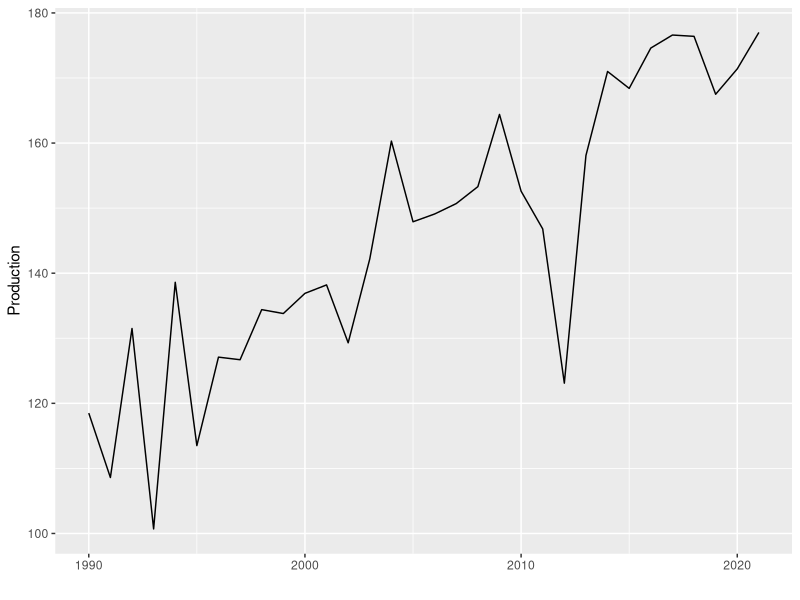
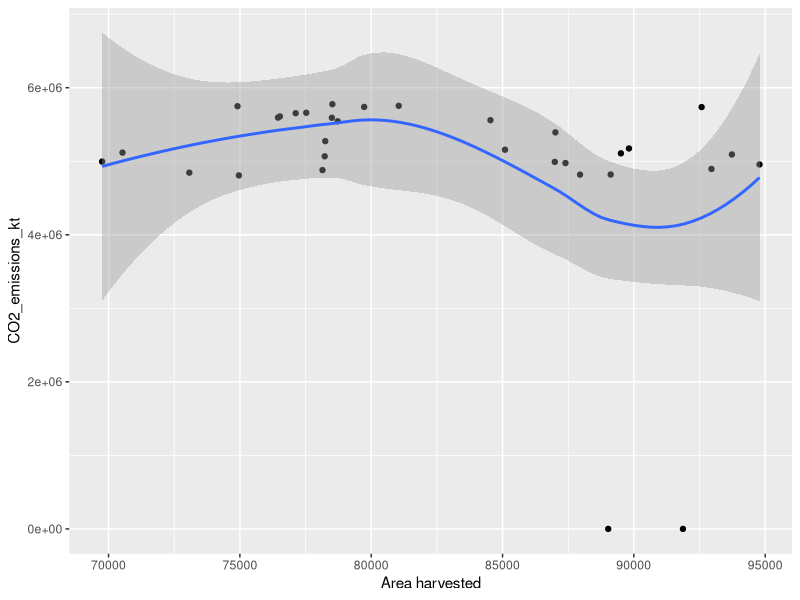
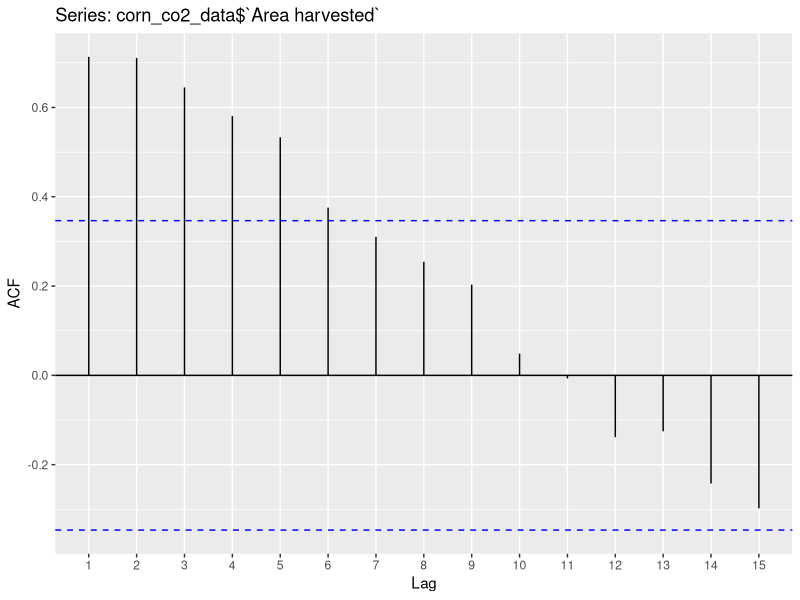
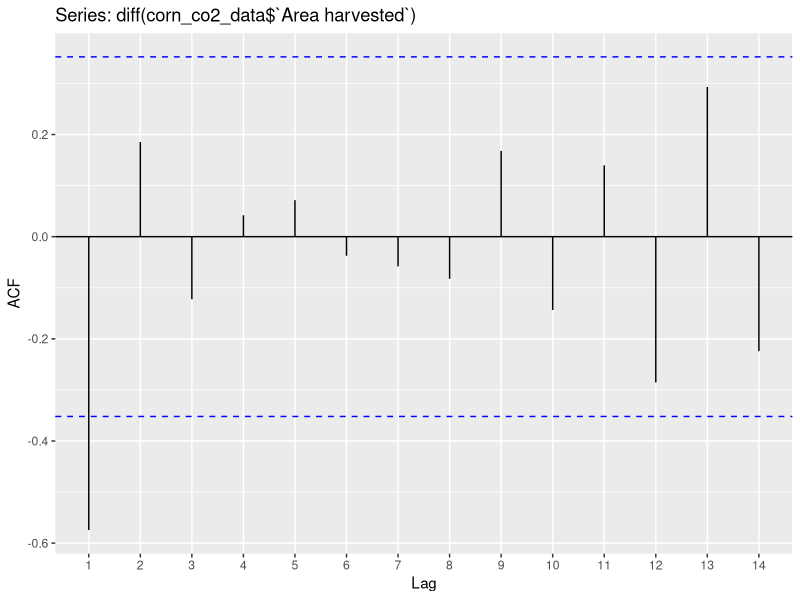
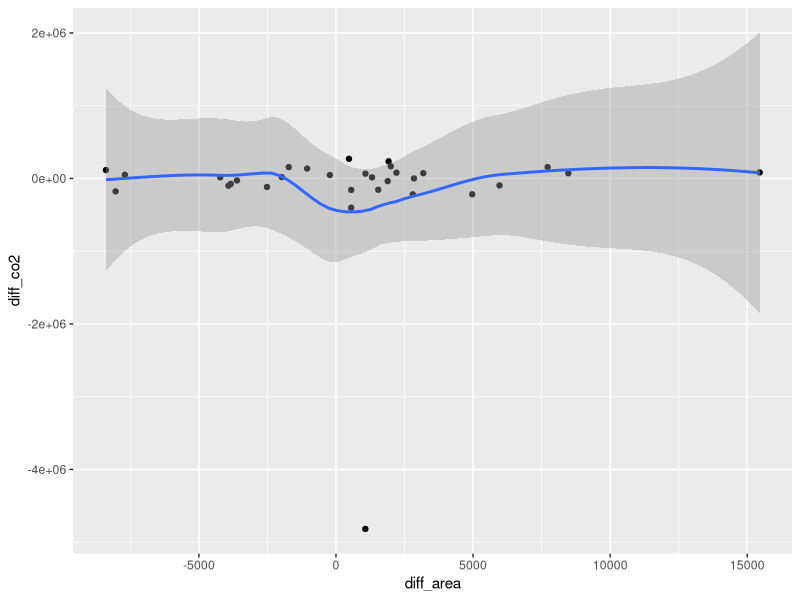
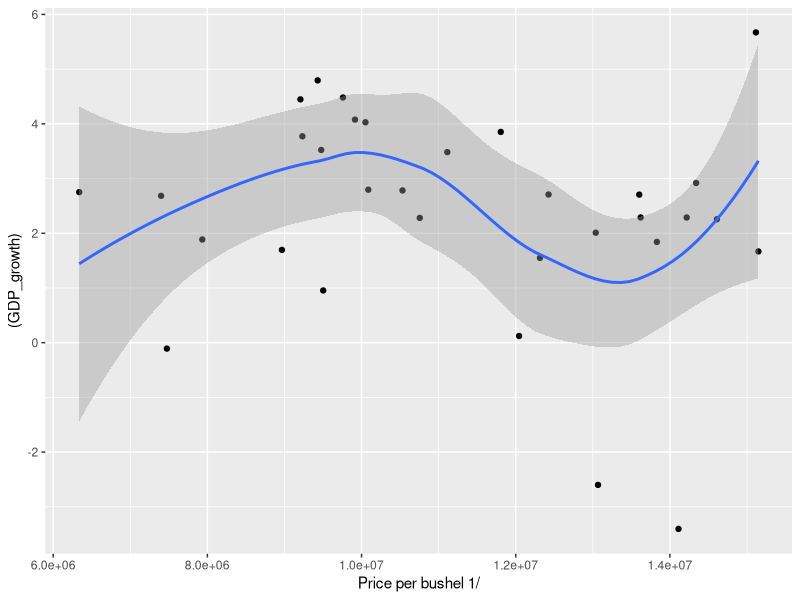
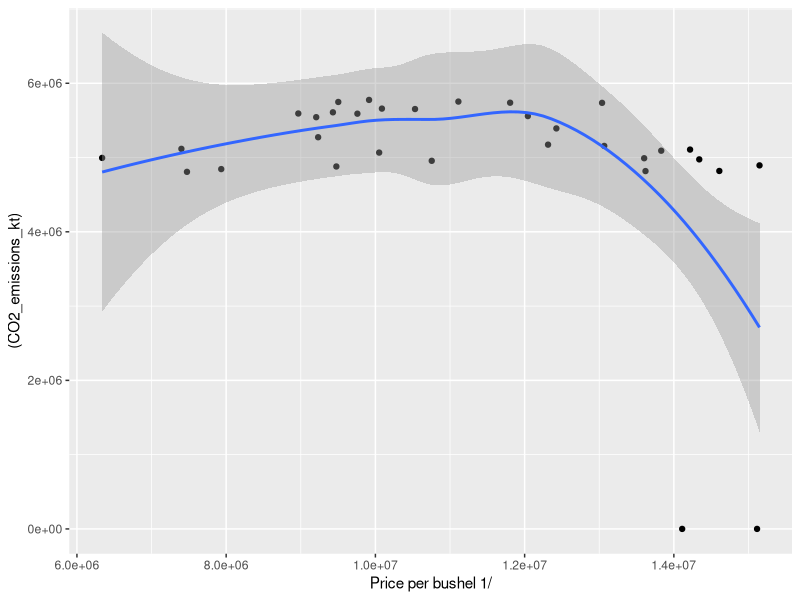
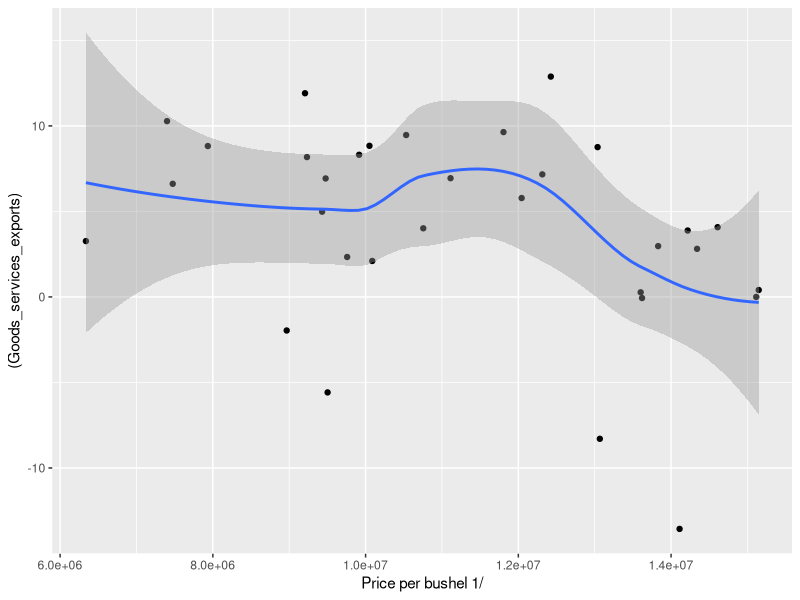

The R source for these figures, in order:
## ---- chunk 1
library(tidyverse)
library(ggplot2)
library(dplyr)
#install.packages("forecast")
require(forecast)
library(readr)
library(tidyr)
## ---- chunk 2
co2_data_clean <- read.csv(here::here("dataset/clean_co2.csv"))

## ---- chunk 3
# used barley datasets for col names
barley_data_3 <- read_csv(here::here("dataset", "barley/crop_p015_t005.csv"),skip = 5)
barley_data_3<- barley_data_3[-2,3:ncol(barley_data_3)] %>% drop_na(Year) %>% head(-1)

barley_data_4 <- read_csv(here::here("dataset", "barley/crop_p016_t010.csv"),skip = 5)
barley_data_4<- barley_data_4[-2,3:ncol(barley_data_4)] %>% drop_na(Year) %>% head(-1)



corn_data_3 <-read_csv(here::here("dataset", "corn/crop_p031_t024.csv"),skip = 7)
corn_data_3<- corn_data_3[-2,3:ncol(corn_data_3)] %>% drop_na(Year) %>%filter(nchar(Year)==4)
colnames(corn_data_3) <- colnames(barley_data_3) ## (barley_data_3)
corn_data_3 <- corn_data_3[,1:7]
# View(corn_data_3)

corn_data_4 <- read_csv(here::here("dataset", "corn/crop_p032_t034.csv"),skip = 7)
corn_data_4<- corn_data_4[-2,3:ncol(corn_data_4)] %>% drop_na(Year) %>%filter(nchar(Year)==4)
colnames(corn_data_4) <- colnames(barley_data_4) ## (barley_data_4)
corn_data_4 <- corn_data_4[,1:7]
# View(corn_data_4)


corn_data <- corn_data_3%>%bind_rows(corn_data_4) 
corn_data <- corn_data %>% type_convert()
View(corn_data)

corn_co2_data <- co2_data_clean %>% left_join(corn_data, by = c("Time" = "Year"))
View(corn_co2_data)

## ---- chunk 4

Year <- corn_co2_data %>% pull(Time)
Production <- corn_co2_data %>% pull(Production)
co_emit <- corn_co2_data %>% pull(CO2_emissions_kt)

corn_ts <- ggplot(corn_co2_data, aes(x=Year, y=Production)) +
  geom_line() +
  xlab("")
corn_ts

## ---- chunk 5
corn_co2_data %>% ggplot(aes(x = `Area harvested`, y = CO2_emissions_kt)) + geom_point()+ geom_smooth()
## ---- chunk 6
ggAcf(corn_co2_data$`Area harvested`) 
## ---- chunk 7
ggAcf(diff(corn_co2_data$`Area harvested`)) 
## ---- chunk 8
diff_df <- data.frame(diff_area = diff(corn_co2_data$`Area harvested`), diff_co2 = diff(corn_co2_data$CO2_emissions_kt) )
diff_df %>% ggplot(aes(x = diff_area, y = diff_co2)) + geom_point()+ geom_smooth()

## ---- chunk 9
lm1 <- (lm(`Area harvested`~ poly(CO2_emissions_kt,3), corn_co2_data)) 
summary(lm1)

lm1_diff <-lm(diff_area ~ diff_co2, diff_df) 
summary(lm1_diff)
## ---- chunk 10
corn_co2_data %>% ggplot(aes(y = (GDP_growth), x = `Price per bushel 1/`)) + geom_point() + geom_smooth()
corn_co2_data %>% ggplot(aes(y = (CO2_emissions_kt), x = `Price per bushel 1/`)) + geom_point() + geom_smooth()
corn_co2_data %>% ggplot(aes(y = (Goods_services_exports), x = `Price per bushel 1/`)) + geom_point() + geom_smooth()
corn_co2_data %>% ggplot(aes(y = (Goods_services_exports), x = (Production))) + geom_point() + geom_smooth()

ggplot(corn_co2_data[which(corn_co2_data$Forest_area_percent>0),],aes(y = (Forest_area_percent), x = `Area harvested`)) + geom_point() + geom_smooth()

